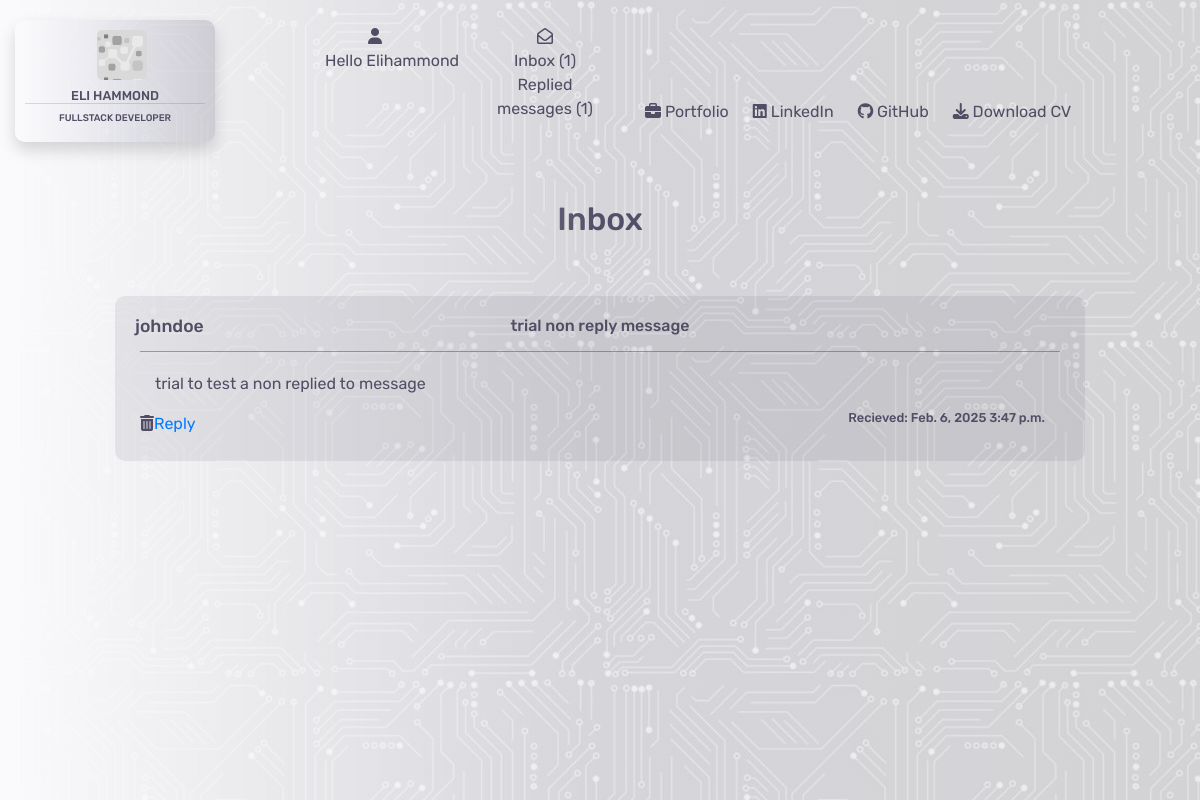
The page /contacts/18 (signed in) on the database as committed earlier.
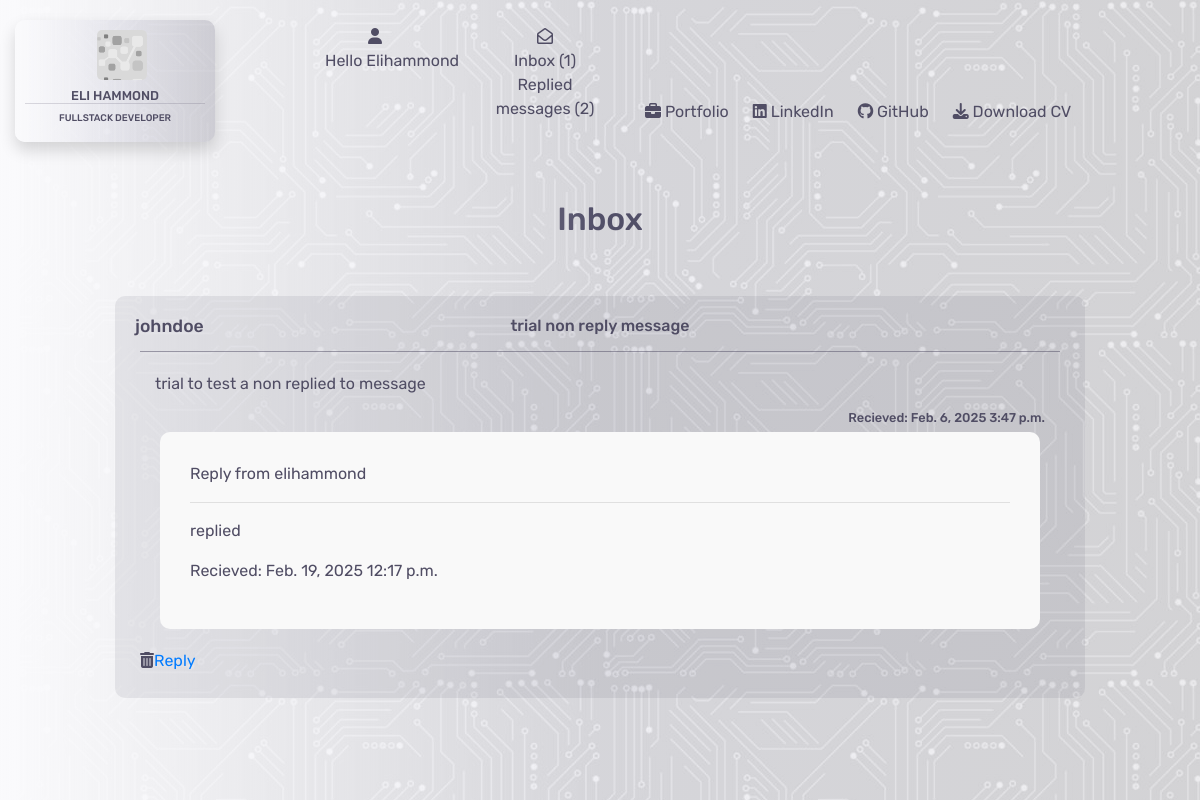
The same page on the database as committed later.
### contacts/models.py (models this page shows)
class Contacts(models.Model):
    class Meta:
        verbose_name_plural = "Contacts"
    name = models.CharField(max_length=26)
    send_to = models.CharField(max_length=240)
    subject = models.CharField(max_length=52, null=True, blank=True)
    email = models.EmailField()
    phone = models.IntegerField()
    message = models.TextField()
    date = models.DateField(auto_now_add=True)
    time = models.TimeField(auto_now_add=True)
    read = models.BooleanField(default=False)
    has_reply = models.BooleanField(default=False)

class Replied(models.Model):
    class Meta:
        verbose_name_plural = "Replies"
    thread = models.ForeignKey(Contacts, on_delete=models.CASCADE)
    name = models.CharField(max_length=26, null=True, blank=True)
    send_to = models.CharField(max_length=240)
    subject = models.CharField(max_length=52, null=True, blank=True)
    message = models.TextField()
    date = models.DateField(auto_now_add=True)
    time = models.TimeField(auto_now_add=True)
    read = models.BooleanField(default=False)

### contacts/views.py (the view)
# urls.py: path('<int:contact_id>', views.open_message, name='open_message'),
@login_required
def open_message(request, contact_id):
    inbox = Contacts.objects.get(id=contact_id)
    inbox.read = True
    inbox.save()
    replied = Replied.objects.filter(thread=contact_id)
    template = 'contacts/open_message.html'
    context = {
        'inbox': inbox,
        'replied': replied
    }
    return render(request, template, context)

### contacts/contexts.py (called while the page is built)
def contacts_inbox(request):
    user = request.user.id
    if user:
        user_inbox = get_object_or_404(User, username=request.user)
        inbox = Contacts.objects.filter(send_to=user_inbox)
        replied = Replied.objects.filter(name=user_inbox)
        replied_count = len(replied)
        inbox_replied_count = replied_count + 1
        unread_messages = inbox.filter(read=False).count()
        message_count = len(inbox)
        context = {
            'inbox': inbox,
            'message_count': message_count,
            'unread_messages': unread_messages,
            'replied': replied,
            'replied_count': replied_count,
            'inbox_replied_count': inbox_replied_count
        }
    else:
        inbox = Contacts.objects.all()
        context = {
            'inbox': inbox
        }
    return context

### contacts/templates/contacts/open_message.html (shortened to what this page needs)
{% extends "base.html" %}
{% load static %}
{% block content %}
<div class="container-fluid">
    <div class="row">
        <div class="col-4"></div>
        <div class="col-4">
            <h2 class="header">Inbox</h2>
        </div>
        <div class="col-4"></div>
    </div>
    <div class="row">
        <div class="col-1">
        </div>
        <div class="col-10">
            <div class="read-message">
                <div class="row">
                    <div class="col-3">
                        <h4 class="inbox-name">{{ inbox.name }}</h4>
                    </div>
                    <div class="col-6">
                        {% if inbox.subject %}
                        <h5 class="inbox-subject">{{ inbox.subject }}</h5>
                        {% else %}
                        <h5 class="inbox-subject">no subject</h5>
                        {% endif %}
                    </div>
                    <div class="col-3">
                    </div>
                </div>
                <div class="row message-row">
                    <div class="col-8 message-display">
                        <p>
                            {{ inbox.message }}
                        </p>
                    </div>
                    <div class="col-4">
                        <p class="inbox-date-time main-message-date-time">
                            Recieved:
                            {{ inbox.date }} {{ inbox.time }}
                        </p>
                    </div>
                    {% if replied %}
                    <div class="thread-load">
                        {% for r in replied %}
                        <p>Reply from {{ r.name }}</p>
                        <hr>
                        <p>{{ r.message }}</p>
                        <p>
                            Recieved:
                            {{ r.date }} {{ r.time }}
                        </p>
                        {% endfor %}
                    </div>
                    {% endif %}
                    <div class="delete-message">
                        <div id="delete" title="Delete message"><i class="fa-solid fa-trash-can"></i></div>
                    </div>
                    <div class="reply-message">
                        <a href="{% url 'reply_message' inbox.id %}">Reply</a>
                    </div>
                </div>
            </div>
        </div>
        <div class="col-1"></div>
    </div>
</div>
{% endblock %}

### templates/base.html (shortened to what this page needs)
{% load static %}
<!DOCTYPE html>
<html lang="en">
<head>
    {% block corecss %}
        <link rel="stylesheet" href="https://stackpath.bootstrapcdn.com/bootstrap/4.4.1/css/bootstrap.min.css">
        <link rel="stylesheet" href="https://cdnjs.cloudflare.com/ajax/libs/font-awesome/6.6.0/css/all.min.css">
        <link rel="stylesheet" href="https://cdnjs.cloudflare.com/ajax/libs/font-awesome/6.6.0/css/all.min.css">
        <link rel="stylesheet" href="{% static 'css/base.css' %}">
    {% endblock %}
</head>
<body>
    <div class="opaque"></div>
    <header>
        <nav>
            <div class="container-fluid">
                <div class="row">
                    <div class="col-md-3">
                        <a href="{% url 'home' %}">
                            <div class="logo shadow">
                                <div class="logo-logo"></div>
                                <h5>Eli Hammond</h5>
                                <h6>Fullstack Developer</h6>
                            </div>
                        </a>
                    </div>
                    <div class="col-lg-3 col-md-6">
                        <div class="row">
                            <div class="col-md-6">
                                <div class="dropdown">
                                    <div class="dropbtn">
                                        <div class="icon"><i class="fa-solid fa-user"></i></div>
                                        {% if request.user.is_authenticated %}
                                            <div class="hello">
                                                Hello {{ user.username|capfirst }}
                                            </div>
                                        {% else %}
                                            Login/Register
                                        {% endif %}
                                    </div>
                                </div>
                            </div>
                            <div class="col-md-6">
                                {% if request.user.is_authenticated %}
                                    <div class="message-box">
                                        <a href="{% url 'contacts' %}">
                                            <div class="icon"><i class="fa-regular fa-envelope-open"></i></div>
                                            Inbox ({{ unread_messages }})
                                            Replied messages ({{ replied_count }})
                                        </a>
                                    </div>
                                {% endif %}
                            </div>
                        </div>
                    </div>
                    <div class="col-lg-6 col-md-3">
                    </div>
                </div>
                <div class="row bottom-header">
                    <div class="col-md-6"></div>
                    <div class="col-md-6 d-none d-lg-block">
                        <ul>
                            <li>
                                <a href="{% url 'portfolio' %}">{% block custom_style %}<i class="fa-solid fa-briefcase"></i> Portfolio{% endblock %}</a>
                            </li>
                            <li>
                                <a href="https://www.linkedin.com/in/elliot-hammond-286739298/" target="_blank"><i class="fa-brands fa-linkedin"></i> LinkedIn</a>
                            </li>
                            <li>
                                <a href="https://github.com/e-h-dev" target="_blank"><i class="fa-brands fa-github"></i> GitHub</a>
                            </li>
                            <li>
                                <a href="/media/CV.pdf" target="_blank"><i class="fa-solid fa-download"></i> Download CV</a>
                            </li>
                        </ul>
                    </div>
                </div>
            </div>
        </nav>
    </header>
    {% block content %}
    {% endblock %}
</body>
</html>

### static/css/base.css (style rules this page uses)
:root { --main-font:Rubik; --text-color:rgb(80, 77, 100); }
body { background-image: url('/media/background-image.jpg'); }
header { height:200px; }
.logo-logo { background-image: url("/media/small-logo.png"); height:50px; width:50px; position: relative; left:40%; background-size: contain; border-radius: 5px; z-index: -9999999999999999999999; }
.logo { height:100; width:200px; border-radius: 10px; position: relative; top:20px; z-index: 9999999999; font-family: var(--main-font); color:rgb(80, 77, 100); padding:10px; text-transform: uppercase; background-image: linear-gradient(to right, #fafafc, rgba(103, 102, 146, 0.1), rgba(80, 77, 100, 0.2)); }
.logo h5 { text-align: center; font-size: 0.8rem; padding-top: 8px; border-bottom: 1px solid rgba(80, 77, 100, 0.2); }
.logo h6 { text-align: center; font-size: 0.6rem; }
.hello { width:max-content; padding-left: 10px; }
.bottom-header { position: absolute; top:100px; width:90vw; left:100px; }
.opaque { background-image: linear-gradient(to right, #fafafc, rgba(103, 102, 146, 0.1), rgba(80, 77, 100, 0.1)); height:100vh; width:100vw; z-index: 1; position: fixed; }
ul { list-style: none; position: relative; padding-left:5px; z-index: 2; }
li a { color:rgb(80, 77, 100); font-family: var(--main-font); font-size: 1rem; padding-right: 1.5rem; float: left; }
.dropbtn { color: rgb(80, 77, 100); font-size: 16px; top:25px; text-align: center; font-family: var(--main-font); border: none; position: relative; z-index:1; cursor: pointer; }
.message-box { font-family: var(--main-font); color: rgb(80, 77, 100); position: relative; top:25px; left:20px; text-align: center; z-index: 2; }
.message-box a { color:var(--text-color); }
.icon { position: inherit; text-align: center; font-size: 1rem; }
.header { font-family: var(--main-font); color: rgb(80, 77, 100); text-align: center; padding-bottom: 50px; }
.col-md-6 { width:90%; }
.inbox-name { font-size: 1.1rem; }
.inbox-subject { font-size: 1rem; text-align: center; }
.inbox-date-time { font-size: 0.8rem; text-align: right; }
.read-message { color:var(--text-color); font-family: var(--main-font); padding:20px; border-radius: 10px; background-color: rgba(80, 77, 100, 0.1); position: relative; z-index: 2; }
.message-row { border-top:1px solid rgba(80, 77, 100, 0.5); margin:5px; padding-top:20px; }
.message-display { width:100%; text-align: justify; cursor: pointer; }
.main-message-date-time { text-align: right; }
.main-message-date-time { position: relative; top:90%; font-weight: 500; }
.delete-message { cursor: pointer; }
.thread-load { background-color: #f9f9f9; padding:30px; margin:20px; border-radius: 10px; width:100%; }

Rows that differ between the two databases and show on the page:
added Replied: name "elihammond", message "replied", date "Feb. 19, 2025", time "12:17 p.m."
Other text that changed with them:
{{ replied_count }}: "1" → "2"
